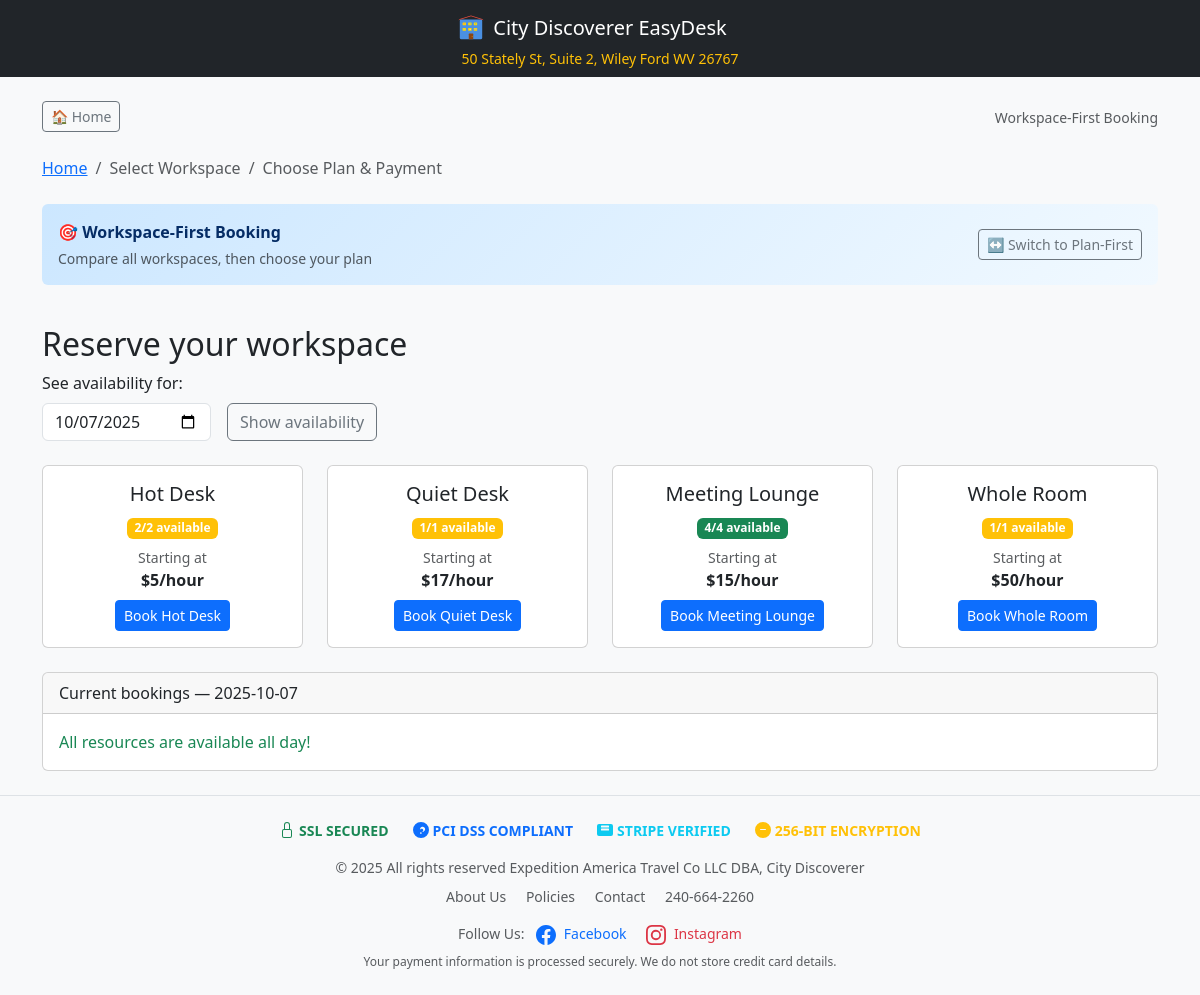
/book, run on an earlier commit of the app's database.
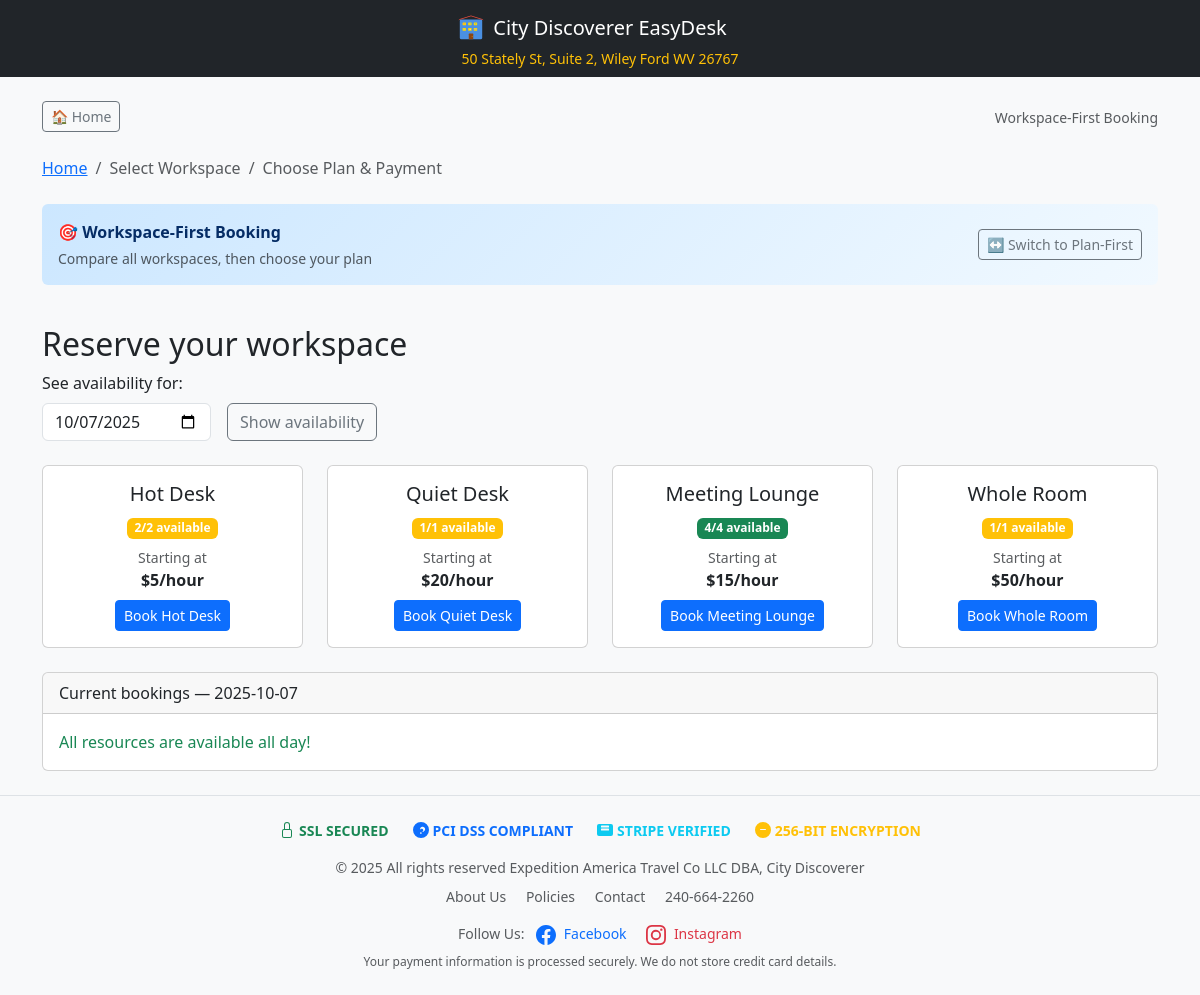
And on a later commit of the database.
### main.py (models this page shows, shortened)
class Resource(db.Model):
    id = db.Column(db.Integer, primary_key=True)
    name = db.Column(db.String(120), nullable=False)
    hourly_rate_cents = db.Column(db.Integer, nullable=False)
    day_rate_cents = db.Column(db.Integer, nullable=False, default=0)
    week_rate_cents = db.Column(db.Integer, nullable=False, default=0)
    month_rate_cents = db.Column(db.Integer, nullable=False, default=0)
    capacity = db.Column(db.Integer, default=10)
    opening_hours = db.Column(db.Text)  # JSON string
    active = db.Column(db.Boolean, default=True)

### main.py (the view)
@app.get("/book")
def book_page():
    resources = Resource.query.filter_by(active=True).all()
    min_date = get_minimum_bookable_date()
    min_date_str = min_date.isoformat()
    requested_date = request.args.get("date")
    if requested_date:
        try:
            req_date_obj = dt.datetime.strptime(requested_date, "%Y-%m-%d").date()
            if req_date_obj < min_date:
                date = min_date_str
            else:
                date = requested_date
        except ValueError:
            date = min_date_str
    else:
        date = min_date_str
    pre_selected_plan = request.args.get("plan")  # Get pre-selected plan from URL
    flow_type = request.args.get("flow", "workspace-first")  # Default to workspace-first
    grouped = day_bookings(date)
    if pre_selected_plan and not request.args.get("flow"):
        flow_type = "plan-first"
    capacity_info = {}
    for r in resources:
        start_dt = parse_dt(date, "09:00")
        end_dt = parse_dt(date, "17:00")
        available = seats_left(r.id, start_dt, end_dt)
        capacity_info[r.id] = {"available": available, "total": r.capacity}
    plan_display_names = {
        "hour": "Hourly",
        "day": "Day Pass",
        "week": "Week Pass",
        "month": "Month Pass"
    }
    return render_template("book.html",
                         resources=resources,
                         promo=PROMO_CODE,
                         date=date,
                         min_date=min_date_str,
                         grouped=grouped,
                         capacity_info=capacity_info,
                         as_money=as_money,
                         use_mercury=USE_MERCURY,
                         allow_pos=ALLOW_POS_CHECKOUT,
                         pre_selected_plan=pre_selected_plan,
                         flow_type=flow_type,
                         plan_display_names=plan_display_names,
                         stripe_public_key=STRIPE_PUBLIC_KEY)

### main.py (called while the page is built)
def parse_dt(date_str, time_str):
    y, m, d = map(int, date_str.split("-"))
    hh, mm = map(int, time_str.split(":"))
    return dt.datetime(y, m, d, hh, mm)

def get_minimum_bookable_date():
    import pytz
    est = pytz.timezone('US/Eastern')
    now_est = dt.datetime.now(est)
    cutoff_hour = 17  # 5pm
    if now_est.hour >= cutoff_hour:
        min_date = now_est.date() + dt.timedelta(days=2)
    else:
        min_date = now_est.date() + dt.timedelta(days=1)
    return min_date

def seats_left(resource_id, start_dt, end_dt):
    resource = Resource.query.get(resource_id)
    if not resource:
        return 0
    used_seats = db.session.query(db.func.coalesce(db.func.sum(Booking.seats), 0)).filter(
        Booking.resource_id == resource_id,
        Booking.status.in_(["reserved", "paid", "checked_in", "free"]),
        Booking.start_dt < end_dt,
        Booking.end_dt > start_dt
    ).scalar() or 0
    return max(0, resource.capacity - used_seats)

def day_bookings(date_str):
    y, m, d = map(int, date_str.split("-"))
    start = dt.datetime(y, m, d, 0, 0)
    end = start + dt.timedelta(days=1)
    bookings = Booking.query.filter(
        Booking.start_dt < end,
        Booking.end_dt > start,
        Booking.status.in_(["reserved", "paid", "checked_in", "free"])
    ).order_by(Booking.resource_id, Booking.start_dt).all()
    grouped = {}
    for b in bookings:
        grouped.setdefault(b.resource_id, []).append(b)
    return grouped

### templates/book.html (shortened to what this page needs)
{% extends "base.html" %}
{% block content %}
<div class="d-flex justify-content-between align-items-center mb-4">
  <div>
    <a href="/" class="btn btn-outline-secondary btn-sm">
      🏠 Home
    </a>
  </div>
  <div class="text-end">
    {% if flow_type == 'plan-first' %}
      <small class="text-muted">Plan-First Booking</small>
    {% else %}
      <small class="text-muted">Workspace-First Booking</small>
    {% endif %}
  </div>
</div>
<nav aria-label="Booking flow breadcrumb">
  <ol class="breadcrumb mb-4">
    <li class="breadcrumb-item"><a href="/">Home</a></li>
    {% if flow_type == 'plan-first' %}
      <li class="breadcrumb-item">
        <a href="/" data-bs-toggle="modal" data-bs-target="#planSelectionModal">Choose Plan</a>
      </li>
      <li class="breadcrumb-item active">
        Select Workspace ({{ plan_display_names.get(pre_selected_plan, pre_selected_plan) }})
      </li>
      <li class="breadcrumb-item text-muted">Payment</li>
    {% else %}
      <li class="breadcrumb-item active">Select Workspace</li>
      <li class="breadcrumb-item text-muted">Choose Plan & Payment</li>
    {% endif %}
  </ol>
</nav>
{% if flow_type == 'plan-first' and pre_selected_plan %}
<div class="row mb-4">
  <div class="col-12">
    <div class="alert alert-success border-0" style="background: linear-gradient(135deg, #d4edda 0%, #f1fdf4 100%);">
      <div class="d-flex justify-content-between align-items-center">
        <div>
          <strong>✅ {{ plan_display_names.get(pre_selected_plan, pre_selected_plan) }} booking selected</strong>
          <div class="small text-muted mt-1">Choose your workspace below</div>
        </div>
        <div>
          <button class="btn btn-outline-secondary btn-sm" onclick="switchToWorkspaceFirst()">
            ↔️ Switch to Workspace-First
          </button>
          <button class="btn btn-outline-primary btn-sm ms-2" data-bs-toggle="modal" data-bs-target="#changePlanModal">
            ← Change Plan
          </button>
        </div>
      </div>
    </div>
  </div>
</div>
<h2>Choose your workspace</h2>
<p class="text-muted mb-4">
  {% if pre_selected_plan == 'hour' %}Book specific time slots with flexible scheduling{% endif %}
  {% if pre_selected_plan == 'day' %}Full day access within business hours{% endif %}
  {% if pre_selected_plan == 'week' %}7 consecutive days of unlimited access{% endif %}
  {% if pre_selected_plan == 'month' %}30 consecutive days of unlimited access{% endif %}
</p>
<div class="row g-3 mb-4">
  <div class="col-auto">
    <label class="form-label">See availability for:</label>
    <input type="date" id="selected-date" value="{{ date }}" min="{{ min_date }}" class="form-control">
  </div>
  <div class="col-auto align-self-end">
    <button class="btn btn-outline-secondary" onclick="showAvailabilityCalendar()">Show availability</button>
  </div>
</div>
<div class="row g-4 mb-4">
  {% for r in resources %}
  <div class="col-md-6">
    <div class="card h-100 resource-card" onclick="selectResourceForPlan({{ r.id }}, '{{ r.name }}', '{{ pre_selected_plan }}')">
      <div class="card-body">
        <h5 class="card-title">{{ r.name }}</h5>
        <p class="text-muted">Capacity: {{ r.capacity }} seats</p>
        {% set info = capacity_info.get(r.id, {'available': r.capacity, 'total': r.capacity}) %}
        <span class="badge mb-3 {{ 'bg-success' if info.available > 2 else 'bg-warning' if info.available > 0 else 'bg-danger' }}">
          {{ info.available }}/{{ info.total }} available
        </span>
        <div class="pricing-display">
          {% if pre_selected_plan == 'hour' %}
            <h4 class="text-primary">${{ "%.0f"|format(r.hourly_rate_cents/100) }}<small>/hour</small></h4>
          {% elif pre_selected_plan == 'day' %}
            <h4 class="text-primary">${{ "%.0f"|format(r.day_rate_cents/100) }}<small>/day</small></h4>
          {% elif pre_selected_plan == 'week' %}
            <h4 class="text-primary">${{ "%.0f"|format(r.week_rate_cents/100) }}<small>/week</small></h4>
          {% elif pre_selected_plan == 'month' %}
            <h4 class="text-primary">${{ "%.0f"|format(r.month_rate_cents/100) }}<small>/month</small></h4>
          {% endif %}
        </div>
        <button class="btn btn-primary w-100 mt-3">
          Book {{ r.name }}
        </button>
      </div>
    </div>
  </div>
  {% endfor %}
</div>
{% else %}
<div class="row mb-4">
  <div class="col-12">
    <div class="alert alert-primary border-0" style="background: linear-gradient(135deg, #cce7ff 0%, #f1f9ff 100%);">
      <div class="d-flex justify-content-between align-items-center">
        <div>
          <strong>🎯 Workspace-First Booking</strong>
          <div class="small text-muted mt-1">Compare all workspaces, then choose your plan</div>
        </div>
        <div>
          <button class="btn btn-outline-secondary btn-sm" onclick="switchToPlanFirst()">
            ↔️ Switch to Plan-First
          </button>
        </div>
      </div>
    </div>
  </div>
</div>
<h2>Reserve your workspace</h2>
<form method="get" action="/book" class="row g-3 mb-4">
  <div class="col-auto">
    <label class="form-label">See availability for:</label>
    <input type="date" name="date" value="{{ date }}" min="{{ min_date }}" class="form-control">
  </div>
  <div class="col-auto align-self-end">
    <button class="btn btn-outline-secondary">Show availability</button>
  </div>
</form>
<div class="row g-4 mb-4">
  {% for r in resources %}
  <div class="col-md-6 col-lg-3">
    <div class="card h-100 resource-card" data-resource-id="{{ r.id }}" onclick="selectResource({{ r.id }}, '{{ r.name }}')">
      <div class="card-body text-center">
        <h5 class="card-title">{{ r.name }}</h5>
        {% set info = capacity_info.get(r.id, {'available': r.capacity, 'total': r.capacity}) %}
        <span class="badge mb-2 {{ 'bg-success' if info.available > 2 else 'bg-warning' if info.available > 0 else 'bg-danger' }}">
          {{ info.available }}/{{ info.total }} available
        </span>
        <div class="pricing-preview">
          <small class="text-muted d-block">Starting at</small>
          <strong>${{ "%.0f"|format(r.hourly_rate_cents/100) }}/hour</strong>
        </div>
        <button class="btn btn-primary btn-sm mt-2">
          Book {{ r.name }}
        </button>
      </div>
    </div>
  </div>
  {% endfor %}
</div>
{% endif %}
<div class="card">
  <div class="card-header">Current bookings — {{ date }}</div>
  <div class="card-body">
    {% if grouped %}
      <div class="row">
        {% for resource_id, bookings in grouped.items() %}
          {% set resource = resources|selectattr("id", "equalto", resource_id)|first %}
          <div class="col-md-6 mb-3">
            <h6>{{ resource.name if resource else 'Resource ' + resource_id|string }}</h6>
            {% for b in bookings %}
              <span class="badge text-bg-secondary me-1 mb-1">
                {{ b.start_dt.strftime("%I:%M %p") }}–{{ b.end_dt.strftime("%I:%M %p") }}
                {% if b.plan_type != 'hour' %}({{ b.plan_type }} pass){% endif %}
              </span>
            {% endfor %}
          </div>
        {% endfor %}
      </div>
    {% else %}
      <p class="text-success mb-0">All resources are available all day!</p>
    {% endif %}
  </div>
</div>
{% endblock %}

### templates/base.html (shortened to what this page needs)
<!doctype html>
<html>
<head>
  <link href="https://cdn.jsdelivr.net/npm/bootstrap@5.3.3/dist/css/bootstrap.min.css" rel="stylesheet">
</head>
<body class="bg-light">
<nav class="navbar navbar-expand-lg navbar-dark bg-dark">
  <div class="container">
    <div class="mx-auto text-center">
      <a class="navbar-brand d-flex align-items-center justify-content-center" href="/">
        City Discoverer EasyDesk
      </a>
      <div class="text-warning small">50 Stately St, Suite 2, Wiley Ford WV 26767</div>
    </div>
  </div>
</nav>
<main class="container py-4">
  {% block content %}{% endblock %}
</main>
<footer class="border-top py-4 text-center small text-muted">
  <div class="container">
    <div class="d-flex justify-content-center align-items-center flex-wrap mb-3 gap-4">
      <div class="d-flex align-items-center text-success">
        <svg width="16" height="16" fill="currentColor" class="me-1" viewBox="0 0 16 16">
          <path d="M8 1a2 2 0 0 1 2 2v4H6V3a2 2 0 0 1 2-2zm3 6V3a3 3 0 0 0-6 0v4a2 2 0 0 0-2 2v5a2 2 0 0 0 2 2h6a2 2 0 0 0 2-2V9a2 2 0 0 0-2-2zM5 8h6a1 1 0 0 1 1 1v5a1 1 0 0 1-1 1H5a1 1 0 0 1-1-1V9a1 1 0 0 1 1-1z"/>
        </svg>
        <span class="fw-bold">SSL SECURED</span>
      </div>
      <div class="d-flex align-items-center text-primary">
        <svg width="16" height="16" fill="currentColor" class="me-1" viewBox="0 0 16 16">
          <path d="M8 0a8 8 0 1 0 0 16A8 8 0 0 0 8 0zM7.002 11.002a.868.868 0 1 1 1.736 0 .868.868 0 0 1-1.736 0zm.282-3.999a.5.5 0 0 1-.004-.693A2.5 2.5 0 1 1 10.5 9.5a.5.5 0 0 1-1 0 1.5 1.5 0 1 0-2.216-1.192z"/>
        </svg>
        <span class="fw-bold">PCI DSS COMPLIANT</span>
      </div>
      <div class="d-flex align-items-center text-info">
        <span class="fw-bold">STRIPE VERIFIED</span>
      </div>
      <div class="d-flex align-items-center text-warning">
        <svg width="16" height="16" fill="currentColor" class="me-1" viewBox="0 0 16 16">
          <path d="M5.5 7a.5.5 0 0 0 0 1h5a.5.5 0 0 0 0-1h-5zM8 0a8 8 0 1 1 0 16A8 8 0 0 1 8 0zM7 2.5A1.5 1.5 0 0 1 8.5 1h.5a.5.5 0 0 1 0 1h-.5a.5.5 0 0 0-.5.5v1h1a.5.5 0 0 1 0 1H7a.5.5 0 0 1-.5-.5v-1A1.5 1.5 0 0 1 7 2.5z"/>
        </svg>
        <span class="fw-bold">256-BIT ENCRYPTION</span>
      </div>
    </div>
    <div class="text-muted">
      © 2025 All rights reserved Expedition America Travel Co LLC DBA, City Discoverer
    </div>
    <div class="mt-2">
      <a href="/about" class="text-decoration-none text-muted me-3">About Us</a>
      <a href="/policies" class="text-decoration-none text-muted me-3">Policies</a>
      <a href="mailto:hello@citydiscoverer.ai" class="text-decoration-none text-muted me-3">Contact</a>
      <a href="tel:240-664-2260" class="text-decoration-none text-muted">240-664-2260</a>
    </div>
    <div class="mt-3 mb-2">
      <span class="text-muted me-2">Follow Us:</span>
      <a href="https://www.facebook.com/share/177GYyzjJr/?mibextid=wwXIfr" target="_blank" class="text-decoration-none text-primary me-3" aria-label="Facebook">
        Facebook
      </a>
      <a href="https://www.instagram.com/cdeasydesk?igsh=bTMyZWxid2F1Nmtq&utm_source=qr" target="_blank" class="text-decoration-none text-danger" aria-label="Instagram">
        Instagram
      </a>
    </div>
    <div class="text-muted mt-2" style="font-size: 0.75rem;">
      Your payment information is processed securely. We do not store credit card details.
    </div>
  </div>
</footer>
</body>
</html>

What changed in the data, as far as the page shows it:
changed Resource "Quiet Desk": r.hourly_rate_cents/100 "17" → "20"
